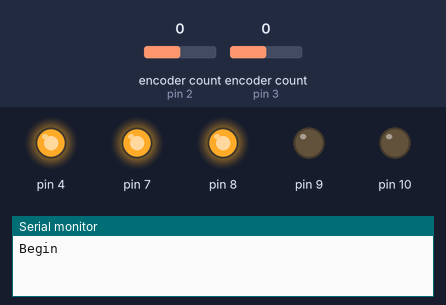
Bench run of a sketch on a simulated Arduino Uno, built with avr-gcc and run on an emulated ATmega328P. Parts: output pins drawn as LEDs (lit = HIGH), the last lines printed to the serial monitor. The inputs (shaded band) are chosen by the test bench; at power-on: encoder count (sensors on pin 2, pin 3) 0.

Above: at 0.1 s.
At 1.1 s:
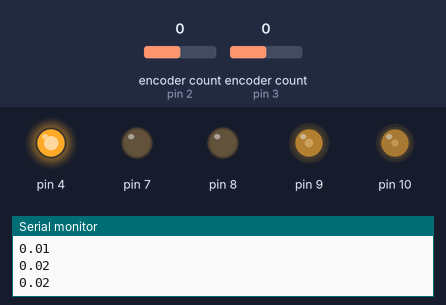
At 11.1 s:
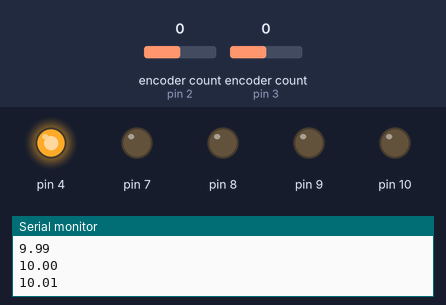
Timing chart, 0 to 12.6 s (numbered marks = the images above):
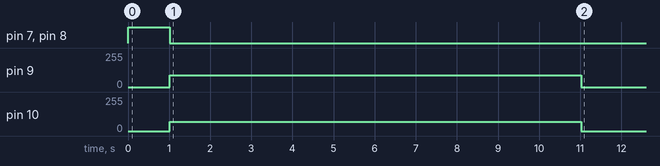

Measured:
- by itself, pin 7, pin 8: HIGH → LOW at 1.0 s
- by itself, pin 9: 0/255 → 90/255 at 1.0 s, → 0/255 10.0 s later
- by itself, pin 10: 0/255 → 68/255 at 1.0 s, → 0/255 10.0 s later

The sketch:

No_controller_rotating_straightline_test.ino
```cpp
#include <DualMC33926MotorShield.h>
#include <Encoder.h>

DualMC33926MotorShield motorShield;
Encoder leftEncoder(3, 5);
Encoder rightEncoder(2, 6);

//double position_inches = 24;
//double angle_radians = -1.57;


double angle_radians = 0;
double position_inches = 80;

double rotation_time = 0;
double rotation_time_counter = 0;
double previous_millis = 0;

int negative_check = 0;

double straight_line_previous = 0;
double straight_line_current = 0;
double straight_line_counter = 0;


double straight_line_time;

void setup() {

  angle_radians = angle_radians;
  pinMode(4, OUTPUT);
  pinMode(7, OUTPUT);
  pinMode(8, OUTPUT);
  pinMode(9, OUTPUT);
  pinMode(10, OUTPUT);
  pinMode(12, INPUT);
  digitalWrite(4, HIGH);
  digitalWrite(7, HIGH);
  digitalWrite(8, HIGH);
  Serial.begin(9600);
  Serial.println("Begin");
  if (angle_radians < 0) {
    negative_check = 1;
    angle_radians = angle_radians * -1;
  }
  delay(10);
}

void loop() {
    while (rotation_time_counter <= (angle_radians - 0.03)) {
      rotation_time = (millis() / 1000.0);
      rotation_time_counter = rotation_time_counter + (rotation_time - previous_millis);
      Serial.println(rotation_time_counter);
      if (negative_check == 0) {
        digitalWrite(7, HIGH);
        digitalWrite(8, LOW);
        analogWrite(9, 57);
        analogWrite(10, 57);


      }

      if (negative_check == 1) {
        digitalWrite(7, LOW);
        digitalWrite(8, HIGH);
        analogWrite(9, 60);
        analogWrite(10, 60);
      }
      previous_millis = rotation_time;
    }
    analogWrite(9, 0);
    analogWrite(10, 0);
    delay(1000);

  straight_line_previous = (millis() / 1000.0);

  while (straight_line_counter <= (position_inches / 8)) {
    straight_line_current = (millis() / 1000.0);
    straight_line_counter = straight_line_counter + (straight_line_current - straight_line_previous);
    Serial.println(straight_line_counter);
    digitalWrite(7, LOW);
    digitalWrite(8,LOW);
    analogWrite(9, 90);
    analogWrite(10, 68);
    straight_line_previous = straight_line_current;
  }
  analogWrite(9, 0);
  analogWrite(10, 0);
}
```
